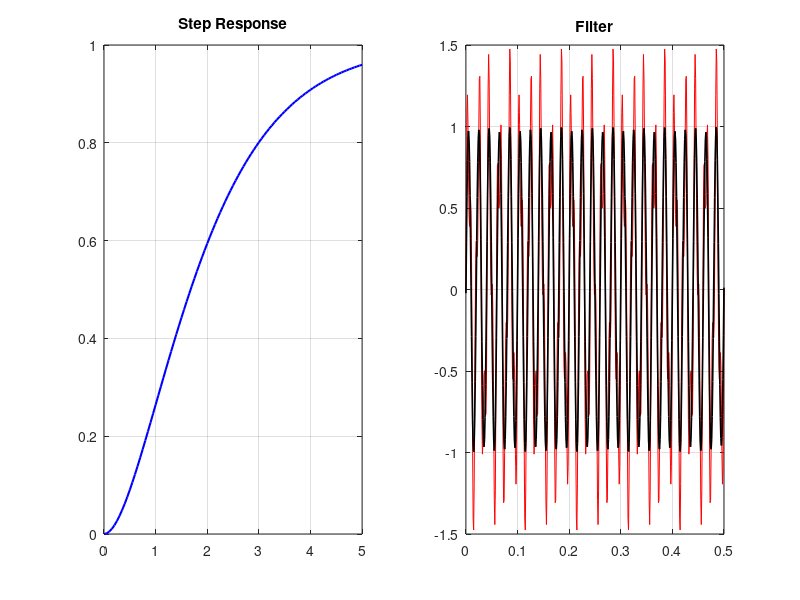

This chart was generated by the following MATLAB code:
% =====================================================================
%  verify_env.m —— 科研 Octave 环境全链路自测
%  运行: octave-cli.exe --no-gui --quiet verify_env.m
% =====================================================================
more off;
fprintf('==================================================\n');
fprintf('  Octave 科研环境自测  (Octave %s)\n', version());
fprintf('==================================================\n\n');

pass = 0; fail = 0;

% ---- 核心数值 ----
fprintf('--- 核心数值能力 ---\n');
A = [4 -2 1; -2 4 -2; 1 -2 3];
x = A \ [11; -16; 17];
printf('  A\\b 解 = %s\n', mat2str(x', 4));
printf('  eig    = %s\n', mat2str(eig(A)', 5));

% ---- 扩展包 ----
fprintf('\n--- 扩展包功能 ---\n');
try
  pkg load control;
  sys = tf([1], [1 2 1]);
  [y, t] = step(sys, 5);
  printf('  control: 二阶系统阶跃响应末端 = %.4f\n', y(end));
  printf('  [OK]   control 包\n'); pass = pass + 1;
catch e
  printf('  [FAIL] control: %s\n', e.message); fail = fail + 1;
end

try
  pkg load signal;
  fs = 1000; t2 = 0:1/fs:0.5;
  s = sin(2*pi*50*t2) + 0.5*sin(2*pi*120*t2);
  [b, a] = butter(4, 80/(fs/2));
  sf = filtfilt(b, a, s);
  printf('  signal: 滤波前 RMS=%.4f, 滤波后 RMS=%.4f\n', ...
         sqrt(mean(s.^2)), sqrt(mean(sf.^2)));
  printf('  [OK]   signal 包\n'); pass = pass + 1;
catch e
  printf('  [FAIL] signal: %s\n', e.message); fail = fail + 1;
end

try
  pkg load statistics;
  p = normpdf(0, 0, 1);
  [h, pv] = ttest2(randn(1,50), randn(1,50)+0.5);
  printf('  statistics: normpdf(0)=%.5f, ttest p=%.4f\n', p, pv);
  printf('  [OK]   statistics 包\n'); pass = pass + 1;
catch e
  printf('  [FAIL] statistics: %s\n', e.message); fail = fail + 1;
end

try
  pkg load optim;
  fobj = @(v) (v(1)-3)^2 + (v(2)+1)^2;
  [xo, fo] = fminunc(fobj, [0 0]);
  printf('  optim: 最优点 = %s, 值 = %.5f\n', mat2str(xo, 4), fo);
  printf('  [OK]   optim 包\n'); pass = pass + 1;
catch e
  printf('  [FAIL] optim: %s\n', e.message); fail = fail + 1;
end

try
  pkg load symbolic;
  syms xs;
  df = diff(sin(xs)*exp(-xs), xs);
  printf('  symbolic: d/dx 结果 = %s\n', char(df));
  printf('  [OK]   symbolic 包\n'); pass = pass + 1;
catch e
  printf('  [FAIL] symbolic: %s\n', e.message); fail = fail + 1;
end

try
  pkg load image;
  img = uint8(rand(64, 64) * 255);
  e2 = edge(img, 'Canny');
  printf('  image: Canny 边缘像素数 = %d\n', sum(e2(:)));
  printf('  [OK]   image 包\n'); pass = pass + 1;
catch e
  printf('  [FAIL] image: %s\n', e.message); fail = fail + 1;
end

try
  pkg load io;
  tmpdir = tempname();
  mkdir(tmpdir);
  fcsv = fullfile(tmpdir, 'test.csv');
  dlmwrite(fcsv, magic(5), ',');
  M = dlmread(fcsv, ',');
  printf('  io: CSV 往返读写 magic(5) 校验 = %d\n', isequal(M, magic(5)));
  printf('  [OK]   io 包\n'); pass = pass + 1;
  rmdir(tmpdir, 's');
catch e
  printf('  [FAIL] io: %s\n', e.message); fail = fail + 1;
end

% ---- 绘图（qt 渲染，无需可见窗口）----
fprintf('\n--- 绘图 ---\n');
try
  graphics_toolkit('qt');
  f = figure('visible', 'off');
  subplot(1,2,1); plot(t, y, 'b-', 'LineWidth', 1.5); grid on; title('Step Response');
  subplot(1,2,2); plot(t2, s, 'r-', t2, sf, 'k-', 'LineWidth', 1.2); grid on; title('Filter');
  print(f, '-dpng', '-r110', 'octave_verify.png');
  close(f);
  if exist('octave_verify.png', 'file')
    printf('  [OK]   绘图已保存 octave_verify.png\n'); pass = pass + 1;
  else
    printf('  [FAIL] 图未生成\n'); fail = fail + 1;
  end
catch e
  printf('  [FAIL] 绘图: %s\n', e.message); fail = fail + 1;
end

fprintf('\n==================================================\n');
printf('  结果: %d 通过 / %d 失败\n', pass, fail);
fprintf('==================================================\n');
% ASCII 摘要行：供 .bat 用 findstr 匹配。
% 原因：批处理文件是 GBK，而 Octave 输出 UTF-8，用中文做 findstr 永远匹配不到。
printf('SUMMARY pass=%d fail=%d\n', pass, fail);
if fail > 0
  exit(1);
end
